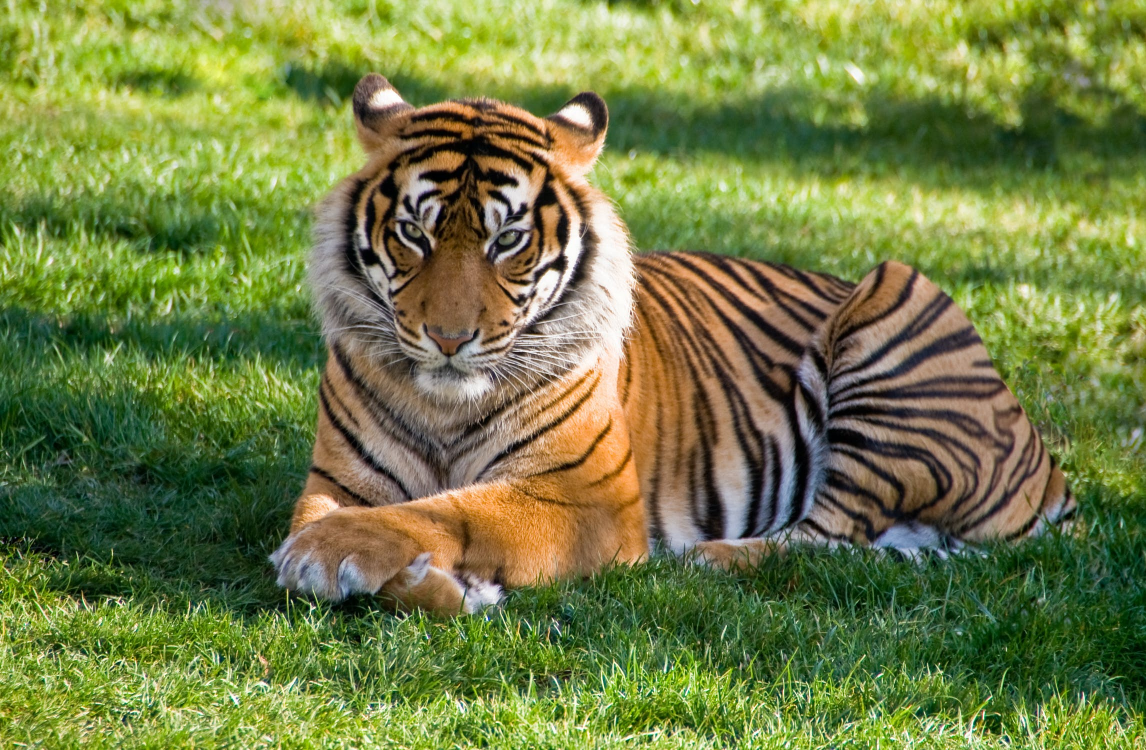
#> input picture SrcImage/tiger.jpeg, 2292 x 1500 px, found by its file name (shown at 1/2 size)
$ jupyter execute 2_a.ipynb
#> lines starting #> are read from the running program, lines starting #| are printed output that depends on the picture; after the words box and inside, x2 and y2 are one past the last pixel; in counts of white or black regions, pixels touching at a corner belong together
[cell 1]
import cv2
import matplotlib.pyplot as plt
import numpy as np

# Read the original image
path = "/media/mount/nvme0n1p4/Pranto/study/4-1/Digital Image Processing/DIP_Lab/SrcImage/tiger.jpeg"  # Replace with your image path
img_bgr = cv2.imread(path)
#> img_bgr is the input picture: shape (1500, 2292, 3); mean B, G, R 67.9, 126.5, 114.6
img_rgb = cv2.cvtColor(img_bgr, cv2.COLOR_BGR2RGB)
img_gray = cv2.cvtColor(img_bgr, cv2.COLOR_BGR2GRAY)
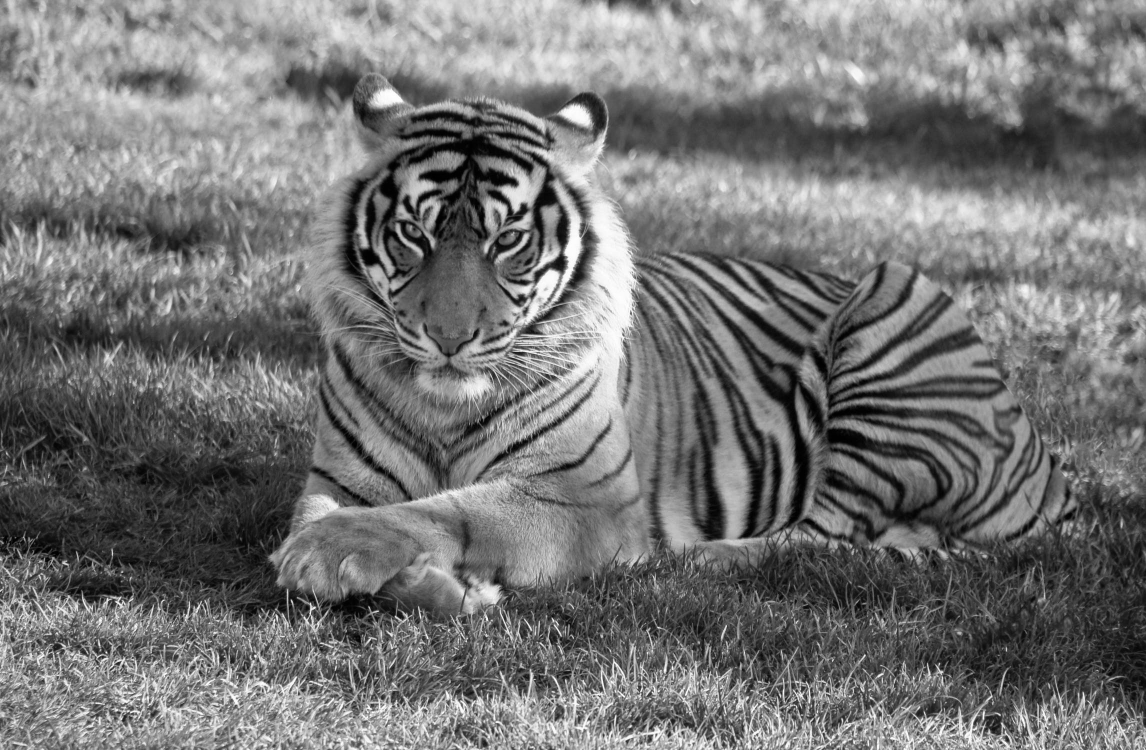
#> img_gray: shape (1500, 2292) (shown at 1/2 size); min 0, max 255, mean 116.3
img_gray = cv2.resize(img_gray, (512, 512))
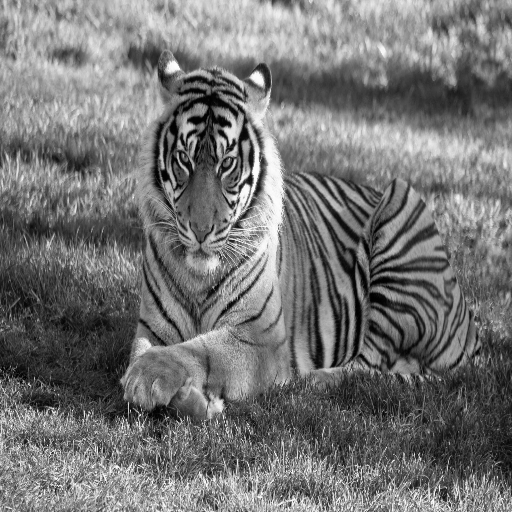
#> img_gray: shape (512, 512); min 0, max 254, mean 116.1

[cell 2]
# Display the original image
plt.figure(figsize=(10, 10))
plt.subplot(1, 2, 1)
plt.imshow(img_gray, cmap='gray')
plt.title("Original Image")
plt.axis("off")
# plt.show()

lower_limit = 0
upper_limit = 50

# Perform brightness enhancement within the specified range
enhanced_img = img_gray
enhanced_img[(enhanced_img >= lower_limit) & (enhanced_img <= upper_limit)] += 200
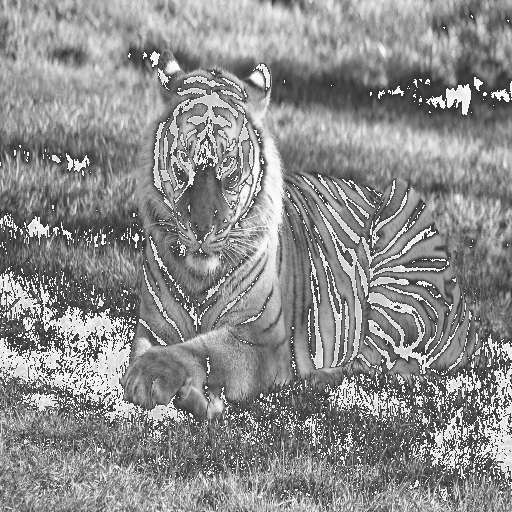
#> enhanced_img: shape (512, 512); 12.31% of pixels changed, all inside (x1, y1, x2, y2) = (0, 15, 512, 510)

# Display the enhanced image
plt.subplot(1, 2, 2)
plt.imshow(enhanced_img, cmap='gray')
plt.title("Enhanced Image")
plt.axis("off")
plt.show()
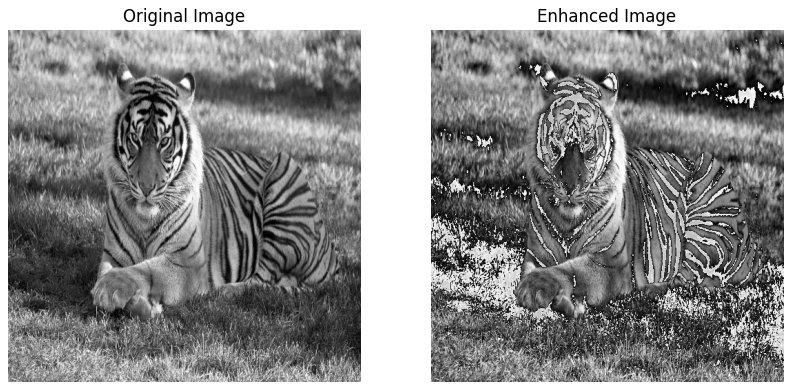
#> figure drawn by matplotlib, 2 panels

$ run again, with SrcImage/Skull.jpeg copied over SrcImage/tiger.jpeg
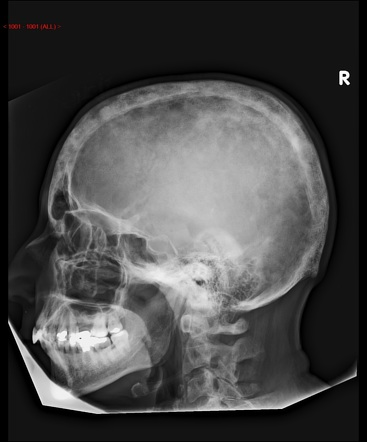
#> input picture SrcImage/Skull.jpeg, 367 x 442 px, found by its file name
#> img_bgr is the input picture: shape (442, 367, 3); mean B, G, R 72.5, 72.5, 72.6
#> `enhanced_img[(enhanced_img >= lower_limit) & (enhanced_img <= upper_li..`:
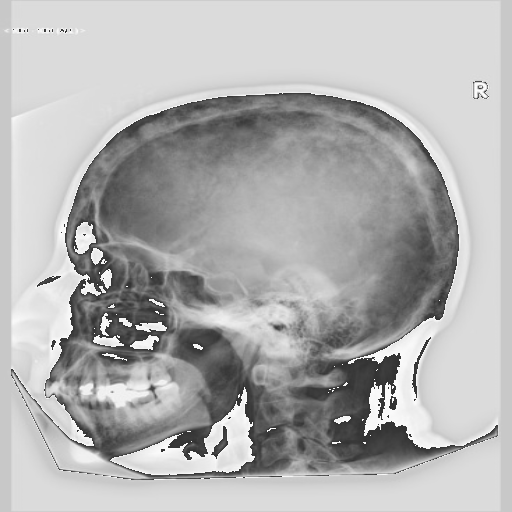
#> enhanced_img: shape (512, 512); min 51, max 255, mean 176.7
#> `plt.show()`:
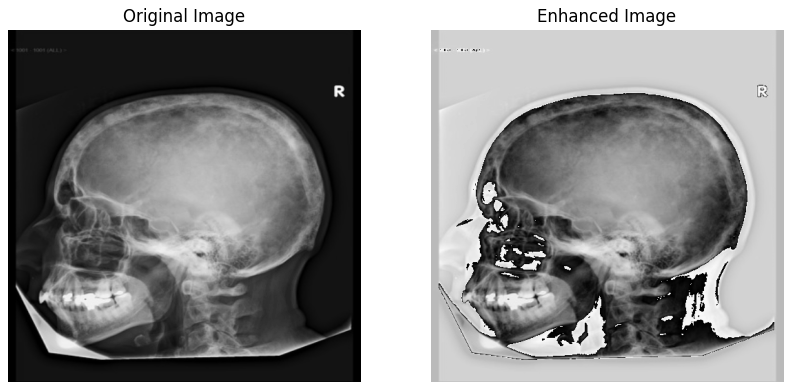
#> figure drawn by matplotlib, 2 panels

$ run again, with SrcImage/paddy.jpeg copied over SrcImage/tiger.jpeg
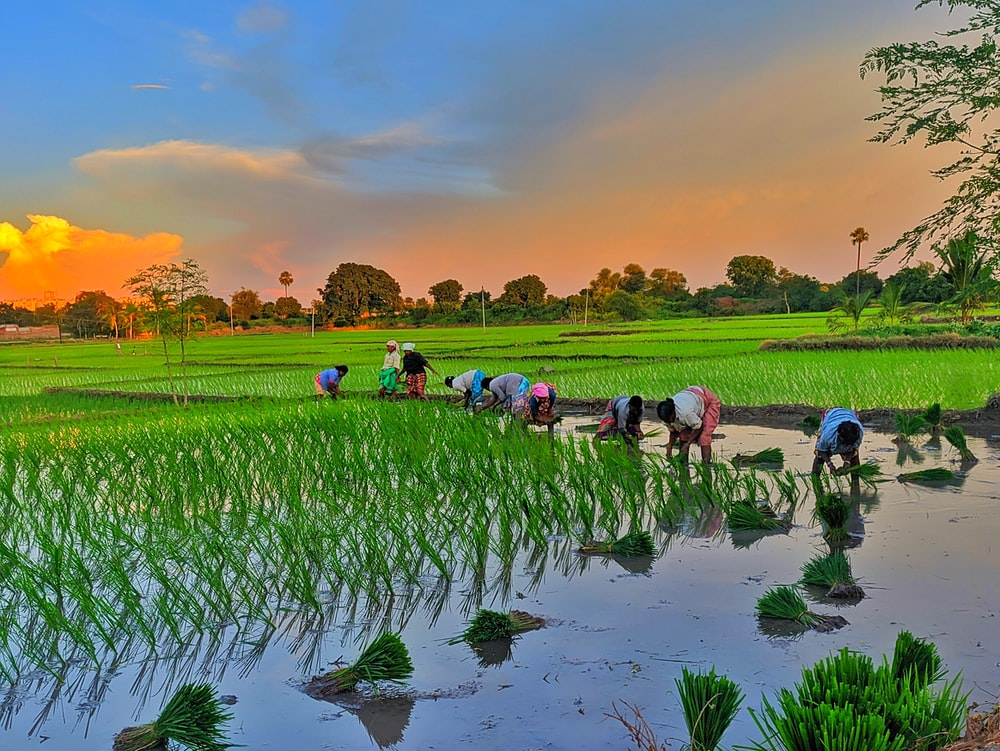
#> input picture SrcImage/paddy.jpeg, 1000 x 751 px, found by its file name
#> img_bgr is the input picture: shape (751, 1000, 3); mean B, G, R 101.8, 127, 112.2
#> `enhanced_img[(enhanced_img >= lower_limit) & (enhanced_img <= upper_li..`:
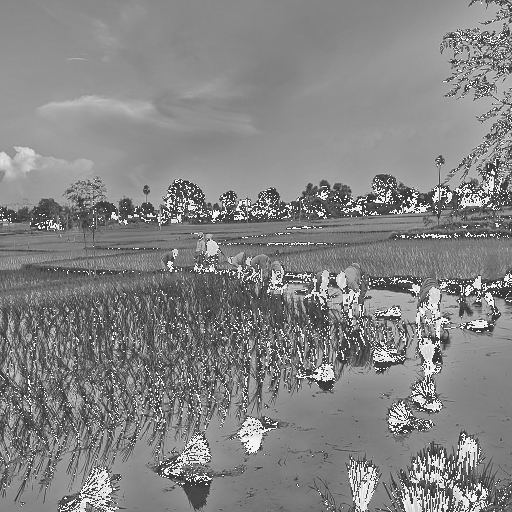
#> enhanced_img: shape (512, 512); min 51, max 250, mean 132.4
#> `plt.show()`:
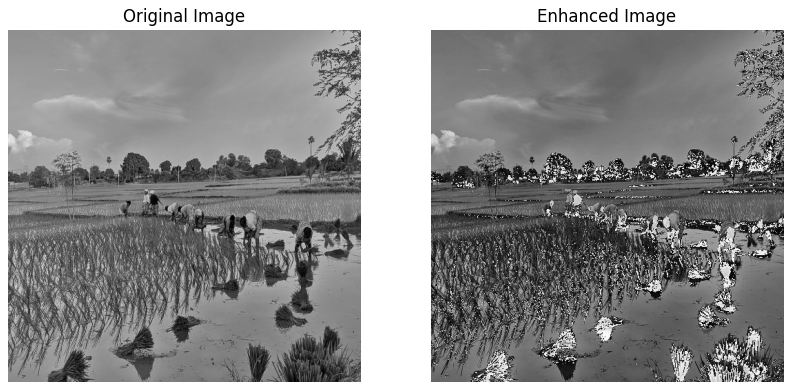
#> figure drawn by matplotlib, 2 panels
